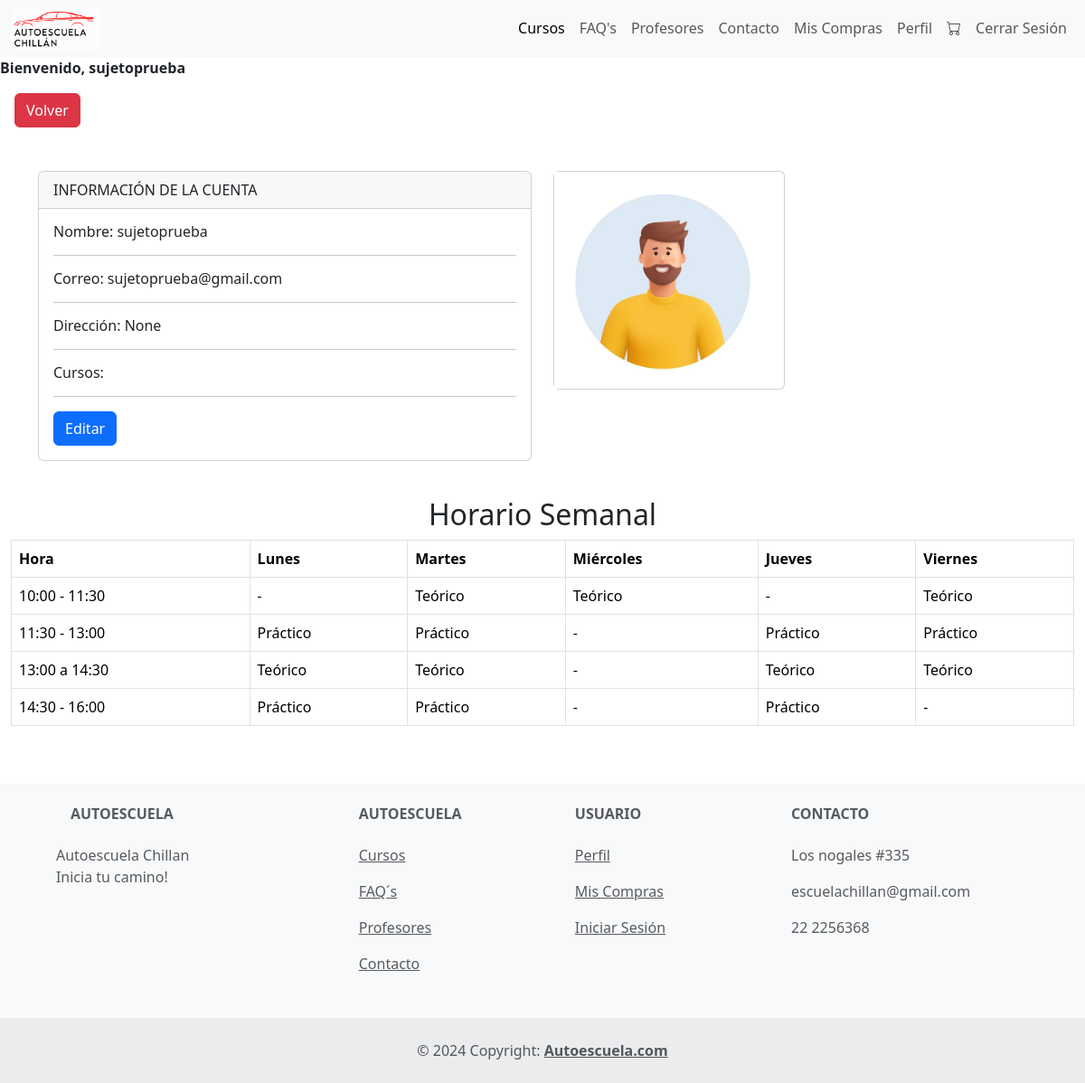
The page /perfil/ (signed in) on the database its author committed.
### aplicacion/models.py (models this page shows, shortened)
class Perfil(models.Model):
    usuario = models.OneToOneField(User, on_delete=models.CASCADE)
    nombre_estudiante = models.CharField(max_length=50, unique=True, verbose_name="Nombre de estudiante")
    rut = models.CharField(max_length=10, unique=True, verbose_name="RUT", blank=True, null=True)
    correo = models.EmailField(unique=True, verbose_name="Correo Electrónico")
    cursos = models.CharField(max_length=20, choices=Cursos, verbose_name="Cursos")
    direccion = models.CharField(max_length=255, blank=True, null=True, verbose_name="Dirección")
    foto_perfil = models.ImageField(upload_to='usuarios/', blank=True, null=True, verbose_name="Foto de perfil")
    rol = models.CharField(max_length=20, choices=[('Administrador', 'Administrador'), ('Estudiante', 'Estudiante')], verbose_name="Rol")

### aplicacion/views.py (the view, shortened to what this page needs)
# urls.py: path('perfil/', perfil , name='perfil'),
def perfil(request):
    usuario = Perfil.objects.get(usuario=request.user)  # Asegurándonos de que se obtiene el perfil correcto
    if request.method == 'POST':
        form = EditarPerfilForm(request.POST, request.FILES, instance=usuario)
        if form.is_valid():
            form.save()  # Guardamos los cambios en el perfil
            messages.success(request, 'Perfil actualizado exitosamente.')
            return redirect('perfil')
    else:
        form = EditarPerfilForm(instance=usuario)
    return render(request, 'Autoescuela/perfil.html', {'usuario': usuario, 'form': form})

### aplicacion/views.py (called while the page is built)
def navbar_context(request):
    usuario_autenticado = request.user.is_authenticated
    tiene_compras = False
    if usuario_autenticado:
        try:
            perfil =request.user
            items_carrito = CarritoItem.objects.filter(compra__perfil=perfil, compra=None)
            tiene_compras = items_carrito.exists()
        except Perfil.DoesNotExist:
            pass
    return {
        'usuario_autenticado': usuario_autenticado,
        'tiene_compras': tiene_compras,
    }

### aplicacion/templates/Autoescuela/perfil.html (shortened to what this page needs)
{% extends "Autoescuela/base.html" %}
{% load static %}
{% block contenido %}
<div class="container mt-5">
    <div class="row">
        <div class="col-md-6">
            <div class="card text-dark mb-3" style="max-width: 50rem;">
                <div class="card-header">INFORMACIÓN DE LA CUENTA</div>
                <div class="card-body">
                    <h6>Nombre: {{ usuario.nombre_estudiante }}</h6>
                    <hr>
                    <h6>Correo: {{ usuario.correo }}</h6>
                    <hr>
                    <h6>Dirección: {{ usuario.direccion }}</h6>
                    <hr>
                    <h6>Cursos:
                    </h6>
                    <hr>
                    <button type="button" class="btn btn-primary" data-bs-toggle="modal" data-bs-target="#editarUs">
                        Editar
                    </button>
                </div>
            </div>
        </div>
        <div class="col-md-6">
            <div class="card text-dark mb-3" style="max-width: 16rem;">
                <img src="{% static 'aplicacion/img/avatar.webp' %}" alt="usuario" style="width: 15rem;">
            </div>
        </div>
    </div>
</div>
<div class="container-fluid contenedor-principal">
    <h2 class="mt-4 text-center">Horario Semanal</h2>
    <div class="row">
        <div class="col">
            <table class="table table-bordered">
                <thead>
                    <tr>
                        <th>Hora</th>
                        <th>Lunes</th>
                        <th>Martes</th>
                        <th>Miércoles</th>
                        <th>Jueves</th>
                        <th>Viernes</th>
                    </tr>
                </thead>
                <tbody>
                    <tr>
                        <td>10:00 - 11:30</td>
                        <td>-</td>
                        <td>Teórico</td>
                        <td>Teórico</td>
                        <td>-</td>
                        <td>Teórico</td>
                    </tr>
                    <tr>
                        <td>11:30 - 13:00</td>
                        <td>Práctico</td>
                        <td>Práctico</td>
                        <td>-</td>
                        <td>Práctico</td>
                        <td>Práctico</td>
                    </tr>
                    <tr>
                        <td>13:00 a 14:30</td>
                        <td>Teórico</td>
                        <td>Teórico</td>
                        <td>-</td>
                        <td>Teórico</td>
                        <td>Teórico</td>
                    </tr>
                    <tr>
                        <td>14:30 - 16:00</td>
                        <td>Práctico</td>
                        <td>Práctico</td>
                        <td>-</td>
                        <td>Práctico</td>
                        <td>-</td>
                    </tr>
                </tbody>
            </table>
        </div>
    </div>
</div>
{% endblock %}

### aplicacion/templates/Autoescuela/base.html (shortened to what this page needs)
{% load static %}
{% load crispy_forms_tags %}
<!DOCTYPE html>
<html lang="es">
<head>
  <link href="https://cdn.jsdelivr.net/npm/bootstrap@5.3.3/dist/css/bootstrap.min.css" rel="stylesheet">
  <link rel="stylesheet" href="https://cdn.jsdelivr.net/npm/bootstrap-icons@1.7.1/font/bootstrap-icons.css">
  <link rel="stylesheet" href={% static 'aplicacion/estilos/css'%}>
  <link rel="stylesheet" href="https://cdnjs.cloudflare.com/ajax/libs/font-awesome/4.7.0/css/font-awesome.min.css">
</head>
<body>
<nav class="navbar navbar-expand-sm bg-body-tertiary">
  <div class="container-fluid">
      <a href="{% url 'index' %}">
          <img src="{% static 'aplicacion/img/logo-autoescuela-2_1.png' %}" width="100px">
      </a>
      <div class="collapse navbar-collapse" id="navbarNavDropdown">
          <ul class="navbar-nav ms-auto">
              <li class="nav-item">
                  <a class="nav-link active" aria-current="page" href="{% url 'cursos' %}">Cursos</a>
              </li>
              <li class="nav-item">
                  <a class="nav-link" href="{% url 'faqs' %}">FAQ's</a>
              </li>
              <li class="nav-item">
                  <a class="nav-link" href="{% url 'profesores' %}">Profesores</a>
              </li>
              <li class="nav-item">
                  <a class="nav-link" href="{% url 'contacto' %}">Contacto</a>
              </li>
              {% if user.is_authenticated %}
                  {% if user.is_superuser %}
                  <li class="nav-item">
                      <a class="nav-link" href="{% url 'perfilAdmin' %}">Administración</a>
                  </li>
                  <li class="nav-item">
                      <a class="nav-link" href="{% url 'cerrarSesion' %}">Cerrar Sesión</a>
                  </li>
                  {% else %}
                  <li class="nav-item">
                      <a class="nav-link" href="{% url 'miscompras' %}">Mis Compras</a>
                  </li>
                  <li class="nav-item">
                      <a class="nav-link" href="{% url 'perfil' %}">Perfil</a>
                  </li>
                  <li class="nav-item">
                      <a class="nav-link" href="{% url 'carrito' %}">
                          <i class="bi bi-cart"></i>
                      </a>
                  </li>
                  <li class="nav-item">
                      <a class="nav-link" href="{% url 'cerrarSesion' %}">Cerrar Sesión</a>
                  </li>
                  {% endif %}
              {% else %}
              <li class="nav-item">
                  <a class="nav-link" href="{% url 'login' %}">Iniciar Sesión</a>
              </li>
              {% endif %}
          </ul>
      </div>
  </div>
</nav>
{% if user.is_authenticated %}
  <strong>Bienvenido, {{ user.username }}</strong>
{% endif %}
  <div class="m-3" >
  <button onclick="goBack()" type="button" class="btn btn-danger">Volver</button>
  </div>
    <div>
{% block contenido %}
{% endblock %}
<footer class="text-center text-lg-start bg-body-tertiary text-muted">
    <section class="">
      <div class="container text-center text-md-start mt-5 p-2">
        <div class="row mt-3">
          <div class="col-md-3 col-lg-4 col-xl-3 mx-auto mb-4">
            <h6 class="text-uppercase fw-bold mb-4">
              Autoescuela
            </h6>
            <p>
              Autoescuela Chillan
              <br>
                Inicia tu camino!
            </p>
          </div>
          <div class="col-md-2 col-lg-2 col-xl-2 mx-auto mb-4">
            <h6 class="text-uppercase fw-bold mb-4">
              Autoescuela
            </h6>
            <p>
              <a href="{% url 'cursos' %}" class="text-reset">Cursos</a>
            </p>
            <p>
              <a href="{% url 'faqs' %}" class="text-reset">FAQ´s</a>
            </p>
            <p>
              <a href="{% url 'profesores' %}" class="text-reset">Profesores</a>
            </p>
            <p>
              <a href="{% url 'contacto' %}"class="text-reset">Contacto</a>
            </p>
          </div>
          <div class="col-md-3 col-lg-2 col-xl-2 mx-auto mb-4">
            <h6 class="text-uppercase fw-bold mb-4">
              Usuario
            </h6>
            <p>
              <a href="{% url 'perfil' %}" class="text-reset">Perfil</a>
            </p>
            <p>
              <a href="{% url 'miscompras' %}" class="text-reset">Mis Compras</a>
            </p>
            <p>
              <a href="{% url 'login' %}" class="text-reset">Iniciar Sesión</a>
            </p>
          </div>
          <div class="col-md-4 col-lg-3 col-xl-3 mx-auto mb-md-0 mb-4">
            <h6 class="text-uppercase fw-bold mb-4">Contacto</h6>
            <p>Los nogales #335</p>
            <p>
              escuelachillan@gmail.com
            </p>
            <p>22 2256368</p>
          </div>
        </div>
      </div>
    </section>
    <div class="text-center p-4" style="background-color: rgba(0, 0, 0, 0.05);">
      © 2024 Copyright:
      <a class="text-reset fw-bold" href="https://mdbootstrap.com/">Autoescuela.com</a>
    </div>
  </footer>
  </body>

### rows shown on the page
Perfil: nombre_estudiante "sujetoprueba", correo "sujetoprueba@gmail.com", direccion "None"

### other values the page prints
{{ user.username }} "sujetoprueba"
